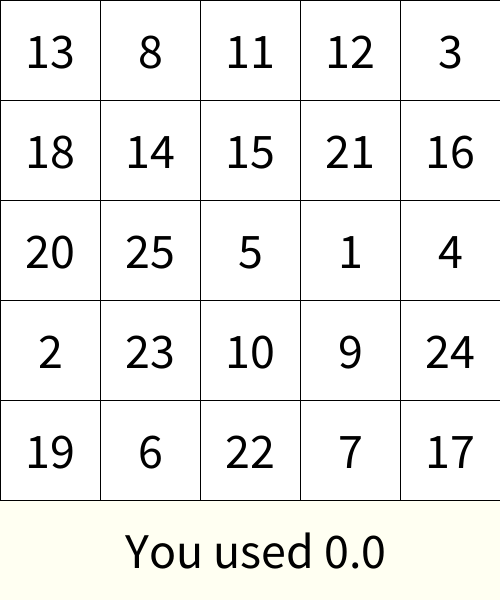
Frame 1 (no input)
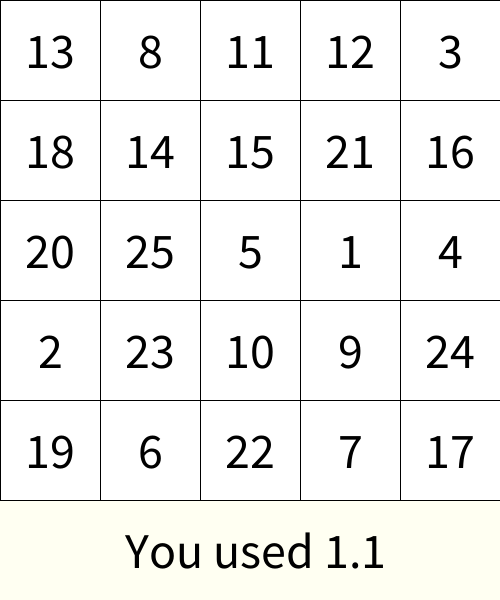
Frame 60 (the mouse pressed at the canvas centre just before this capture)
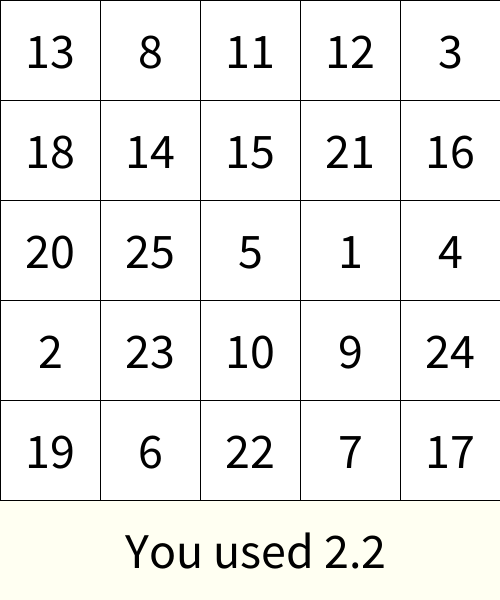
Frame 120 (the mouse held since frame 60 and released just before this capture)

The Processing sketch that drew these frames (run headless with seeded random() and noise(); from frame 60 on, the mouse is pressed at the canvas centre):

// Processing sketch: week06_9_schulte_table09_mousepressed_crash_if_protect_shuffle_
// ── week06_9_schulte_table09_mousepressed_crash_if_protect_shuffle_.pde
// week06_9_schulte_table09_mousepressed_crash_if_protect_shuffle_random
int [] used = new int[26]; //0...25 共26個
int [][] table = new int[5][5]; //Java的陣列宣告
void setup(){
  size(500,600); //留白放時間
  textSize(50);
  textAlign(CENTER,CENTER);
  int []numbers = {1,2,3,4,5,6,7,8,9,10,11,12,13,14,15,16,17,18,19,20,21,22,23,24,25};
  for(int i=numbers.length-1; i>0; i--){ 
    int j = int(random(i+1)); //隨機挑選一個數字
    //交換位置
    int temp = numbers[i];
    numbers[i] = numbers[j];
    numbers[j] = temp;
  }
  int index=0;
  for(int i=0; i<5; i++){ 
    for(int j=0; j<5; j++){ 
      table[i][j] = numbers[index++];
    }
  }
  startT = millis(); //記錄你開始的時間
}
int startT = 0;
int [][] pressed = new int[5][5];
void draw(){
  background(#FFFFF2);
  for(int i=0; i<5; i++){ //對y座標
    for(int j=0; j<5; j++){ //對x座標
      if(pressed[i][j]==1) fill(128);
      else fill(255);
      rect(j*100, i*100, 100, 100);
      fill(0); text(""+table[i][j], 50+j*100, 50+i*100);
    }
  }
  text(" You used "+ nf((millis()-startT)/1000.0, 0, 1),250,550); //計時器
  //nf() --> 轉換成字串  0, 1 的 0--> 代表小數點前的位數
}
int want=1; //希望你按的數字
void mousePressed(){
  int i= mouseY/100, j= mouseX/100;
  if(i>=0 && i<5 && i>=0 && i<5){
    if(table[i][j]==want){
      pressed[i][j] = 1;
      want++;
    }
  }
}
